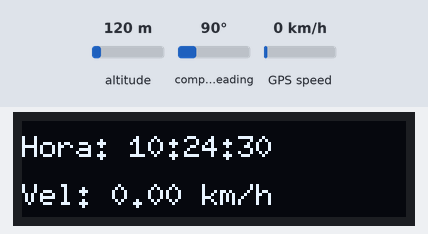
Bench run of a sketch on a simulated ESP32-S3. Shown: 128×32 one-colour display. The inputs (shaded band) are chosen by the test bench; at power-on: GPS speed 0 km/h, altitude 120 m, compass heading 90°. The GPS gets a fix after 3 s at 37.7749, -122.4194 with 8 satellites; what the sketch prints to the serial monitor is not drawn.

Above: at 1.6 s.
1.7 s: GPS speed set to 2 km/h
At 4.6 s:
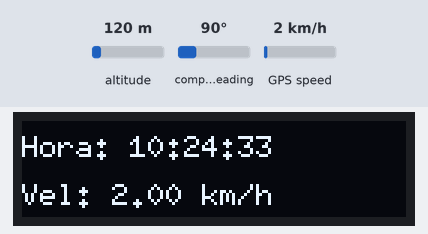
5.8 s: GPS speed set to 30 km/h
At 7.8 s:
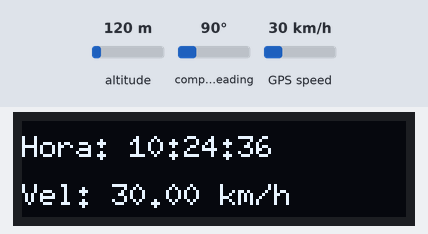
9.5 s: GPS speed set to 60 km/h
At 11.8 s:
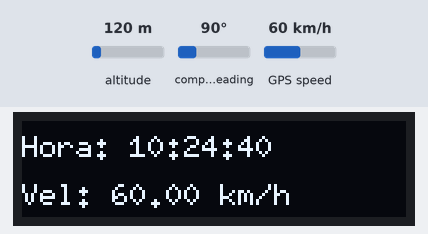
Timing chart, 0 to 13.3 s (numbered marks = the images above; inputs shaded):
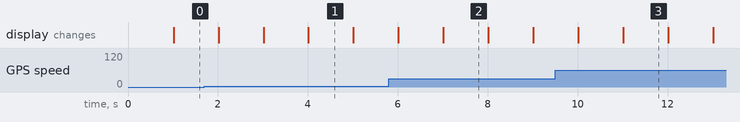

Measured:
- what the display in image 1 shows lasts 1.0 s, from 4.0 s to 5.0 s

The sketch:

gps_oled.ino
```cpp
#include <TinyGPS++.h>
#include <HardwareSerial.h>
#include <U8g2lib.h>

// Instância do TinyGPS++
TinyGPSPlus gps;

// UART para o módulo GPS
HardwareSerial SerialGPS(1); // UART1 do ESP32-S3

// Pinos do GPS
#define RXD2 16 // RX conectado ao TX do GPS
#define TXD2 17 // TX conectado ao RX do GPS

// Configuração do display OLED (I2C)
U8G2_SSD1306_128X32_UNIVISION_F_HW_I2C u8g2(U8G2_R0, /* reset=*/ U8X8_PIN_NONE, /* clock=*/ 4, /* data=*/ 5);

// Variáveis para controle de tempo
unsigned long lastUpdate = 0;
const unsigned long updateInterval = 1000; // Atualizar a cada 3 segundos

void setup() {
  // Inicializa comunicação serial para debug
  Serial.begin(115200);
  Serial.println("Inicializando GPS e Display OLED...");

  // Inicializa UART para o GPS
  SerialGPS.begin(9600, SERIAL_8N1, RXD2, TXD2);

  // Inicializa o display OLED
  u8g2.begin();
  u8g2.clearBuffer();
  u8g2.setFont(u8g2_font_6x10_tr); // Fonte simples e pequena
  u8g2.drawStr(0, 10, "Iniciando...");
  u8g2.sendBuffer();
}

void loop() {
  // Ler dados do GPS
  while (SerialGPS.available() > 0) {
    char c = SerialGPS.read();
    gps.encode(c); // Decodifica os dados do GPS
  }

  // Atualiza o display a cada 3 segundos
  if (millis() - lastUpdate >= updateInterval) {
    lastUpdate = millis();

    // Limpa o buffer do display
    u8g2.clearBuffer();

    // Obtém hora (UTC) do GPS
    if (gps.time.isValid()) {
      char timeBuffer[16];
      sprintf(timeBuffer, "Hora: %02d:%02d:%02d", gps.time.hour(), gps.time.minute(), gps.time.second());
      u8g2.drawStr(0, 12, timeBuffer); // Exibe a hora no display
    } else {
      u8g2.drawStr(0, 12, "Hora: --:--:--");
    }

    // Obtém velocidade do GPS
    if (gps.speed.isValid()) {
      char speedBuffer[16];
      sprintf(speedBuffer, "Vel: %.2f km/h", gps.speed.kmph());
      u8g2.drawStr(0, 28, speedBuffer); // Exibe a velocidade no display
    } else {
      u8g2.drawStr(0, 28, "Vel: 0.00 km/h");
    }

    // Envia os dados para o display
    u8g2.sendBuffer();
  }
}
```
